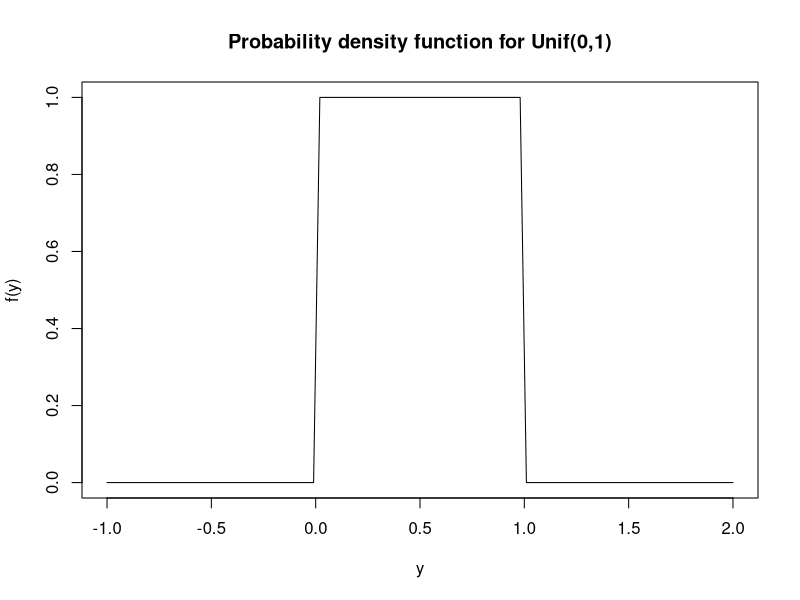

The R script that drew this image:
## ------------------------------------------------------------------------
a <- 0
b <- 1
curve(dunif(x, min = a, max = b), from = -1, to = 2,
      xlab='y', ylab='f(y)', main='Probability density function for Unif(0,1)')
